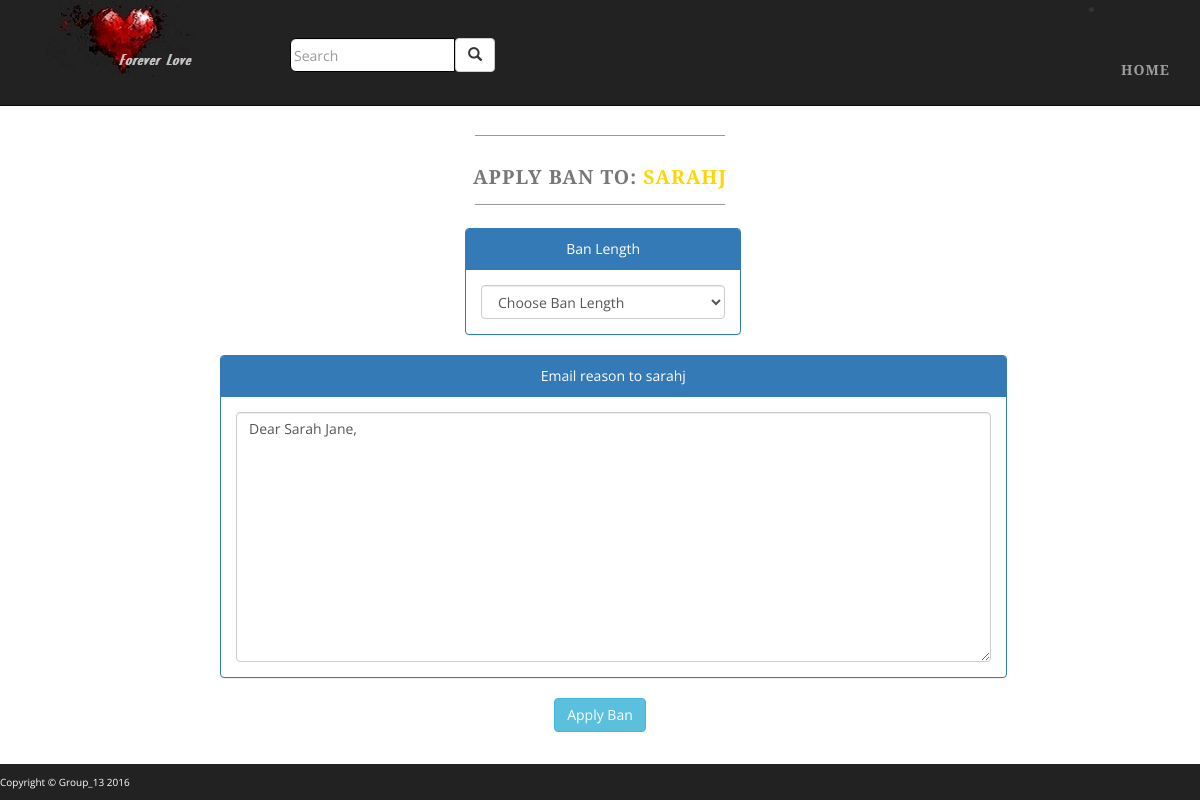
The app's page /secret_location/banUserPage.php?uid=11 with its own data.
### tables this page shows
CREATE TABLE IF NOT EXISTS `registration_details` (
  `user_id` int(11) NOT NULL AUTO_INCREMENT,
  `username` varchar(32) NOT NULL,
  `first_name` varchar(32) NOT NULL,
  `last_name` varchar(32) NOT NULL,
  `password` varchar(256) NOT NULL,
  `email` varchar(128) NOT NULL,
  PRIMARY KEY (`user_id`),
  UNIQUE KEY `Username` (`username`,`email`)
);

### classes/DB.php (called while the page is built, shortened)
<?php
class DB{
    private static $instance = null;
    private $pdo, $query, $error = false, $results, $count = 0;
    private function __construct(){
        try{
            $this->pdo = new PDO(
                'mysql:host='.Config::get('mysql/host').';dbname='.Config::get('mysql/db'),
                Config::get('mysql/username'),
                Config::get('mysql/password')
            );
        }catch (PDOException $e){
            die($e->getMessage());
        }
    }
    public static function getInstance(){
        if(!isset(self::$instance)){
            self::$instance = new DB();
        }
        return self::$instance;
    }
    public function query($sql, $params = []){
        if($this->query = $this->pdo->prepare($sql)){
            if($this->query->execute()){
                $this->results = $this->query->fetchAll(PDO::FETCH_OBJ);
            }
            else{
                $this->error = true;
            }
        }
        return $this;
    }
    public function results(){
        return $this->results;
    }
}

### classes/Config.php (called while the page is built)
<?php
class Config{
    public static function get($path = null){
        if($path){
            $config = $GLOBALS['config'];
            $path = explode('/', $path);
            foreach($path as $bit){
                if(isset($config[$bit]))
                    $config = $config[$bit];
            }
            return $config;
        }
        return false;
    }
}

### classes/SearchServiceMgr.php (called while the page is built, shortened)
<?php
class SearchServiceMgr{
    public static function getChoices($table){
        $results = DB::getInstance()->query("SELECT id, choice FROM $table")->results();
        $array = [];
        foreach($results as $result){
            $array[$result->id] = $result->choice;
        }
        return $array;
    }
}

### secret_location/banUserPage.php (the view, shortened to what this page needs)
<!DOCTYPE html>
<html xmlns="http://www.w3.org/1999/html">
<head>
    <?php
    $uid = $_GET['uid'];
    $results = DB::getInstance()->query("SELECT username,first_name,last_name,email FROM registration_details WHERE user_id = '$uid'")->results()[0];
    $ban_lengths = SearchServiceMgr::getChoices('ban_length');
    ?>
    <link href="../css/bootstrap.min.css" rel="stylesheet">
    <link href="../css/custom-admin.css" rel="stylesheet">
</head>
<body class="full">
<div class="container">
    <div class="row">
        <div class="box">
            <div class="col-lg-12">
                <br><br>
                <hr class="tagline-divider">
                <h2 class="text-center">
                    <small>
                        <strong>Apply Ban to: <a href="../profilePage.php?uid=<?php echo $uid;?>" style="color: gold"><?php echo $results->username;?></a></strong>
                    </small>
                </h2>
                <hr class="tagline-divider"><br>
                <div class="row">
                    <form class="col-xs-12" method="post" role="form">
                        <div class="row">
                            <div class="col-md-offset-2 col-xs-offset-1">
                                <div class="row">
                                    <div class="col-md-offset-3 col-xs-offset-3">
                                        <div class="col-md-5 col-xs-6">
                                            <div class="panel panel-primary">
                                                <div class="panel-heading">
                                                    Ban Length
                                                </div>
                                                <div class="panel-body">
                                                    <select class="form-control" name="ban_length">
                                                        <option disabled selected>Choose Ban Length</option>
                                                    </select>
                                                </div>
                                            </div>
                                        </div>
                                    </div>
                                </div>
                                <div class="row">
                                    <div class="col-xs-10">
                                        <div class="panel panel-primary">
                                            <div class="panel-heading text-center">
                                                Email reason to <?php echo $results->username;?>
                                            </div>
                                            <div class="panel-body">
                                                <div  style="height: 250px;overflow: auto;">
                                                    <textarea class="form-control" id="message" name="message" style="height: 250px;overflow: auto;">Dear <?php echo $results->first_name.' '.$results->last_name.',';?></textarea>
                                                </div>
                                            </div>
                                        </div>
                                    </div>
                                </div>
                                </div>
                            <div class="text-center">
                                <input class="btn btn-info center-inline" id="apply_ban" name="apply_ban" type="submit" value="Apply Ban">
                            </div>
                        </div>
                    </form>
                </div>
            </div>
        </div>
    </div>
</div>
</body>
</html>

### css/custom-admin.css (style rules this page uses)
body { margin-top: 50px; }
.full { background: url('http://www.oakdenehouse.org.au/wp-content/uploads/2012/04/Background_Image1.png/') no-repeat center center fixed; -webkit-background-size: cover; -moz-background-size: cover; background-size: cover; -o-background-size: cover; }
form { width: 50%; display: inline-block; text-align: center; }
.navbar-nav { margin-top: 30px; }
body { font-family: "Open Sans","Helvetica Neue",Helvetica,Arial,sans-serif; }
h1, h2, h3, h4, h5, h6 { text-transform: uppercase; font-family: "Josefin Slab","Helvetica Neue",Helvetica,Arial,sans-serif; font-weight: 700; letter-spacing: 1px; }
.nav-text ul { text-transform: uppercase; font-family: "Josefin Slab","Helvetica Neue",Helvetica,Arial,sans-serif; font-weight: 700; letter-spacing: 1px; }
p { font-size: 1.25em; line-height: 1.6; color: #000; }
hr { max-width: 400px; border-color: #999999; }
.tagline-divider { margin: 15px auto 3px; max-width: 250px; border-color: #999999; }
.box { margin-bottom: 20px; padding: 30px 15px; background: #fff; background: rgba(255,255,255,0.9); }
footer p { margin: 0; padding: 10px 0; text-align: left; background: #222222; color: white; font-size: x-small; }
#input_search { border: solid 1px #000; border-top-left-radius: 6px; border-bottom-left-radius: 6px; padding: 3px; }
.searchbar-area { margin-top: 30px; margin-left: 50px; line-height: 0px; }
@media screen and (min-width:1200px) { .box:after { content: ''; display: table; clear: both; } }

### records on screen
registration_details: username "SARAHJ", username "sarahj", message "Dear Sarah Jane,"
